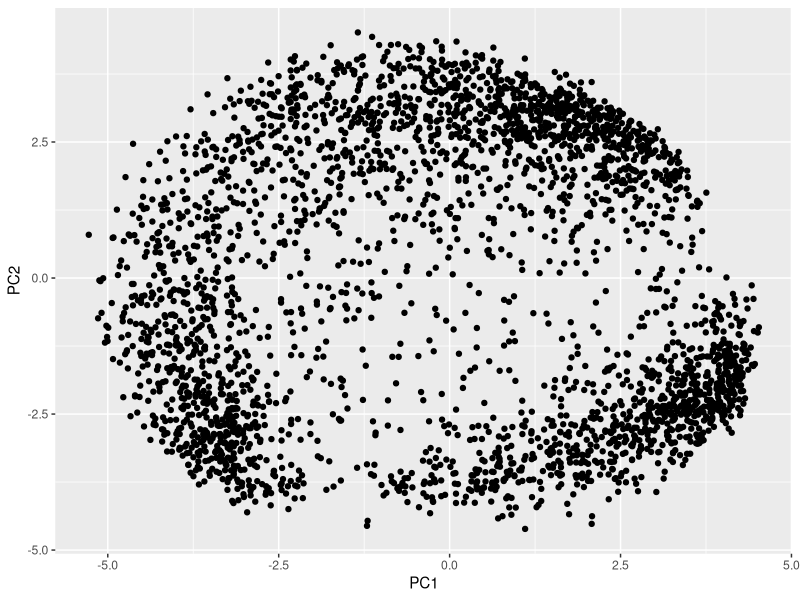

Here is the R script that generated this plot:
library(ggplot2)


data <- read.table("./2.pca.scores.txt",header=TRUE)

names(data)

p <- ggplot(data, aes(PC1, PC2))
p + geom_point()

###Looks good to me. The only reason I do the PCA is to look at the overall patterns of 
#gene expression variance, to determine how many clusters for self-organizing maps are 
#appropriate. It looks to me like there are 3, maybe 4?, major clusters? I will try 3-4 
#clusters when making the self-organizing maps next
